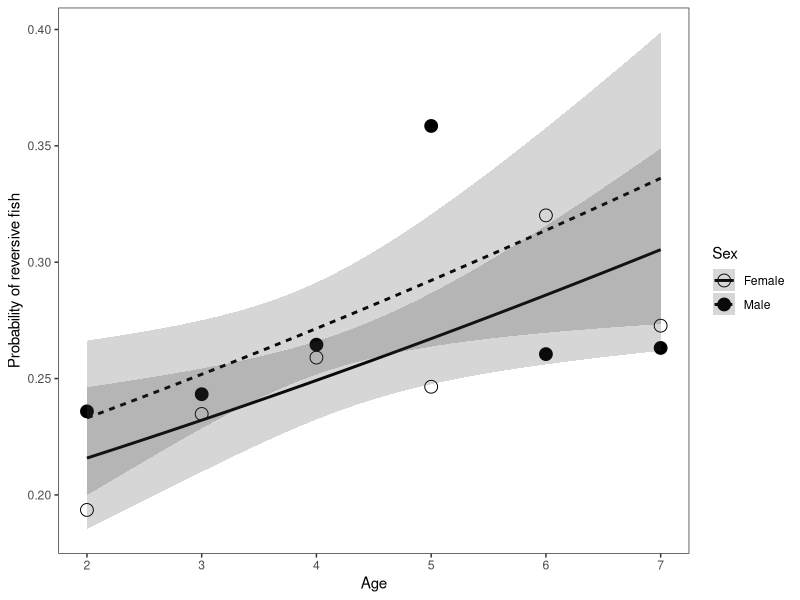
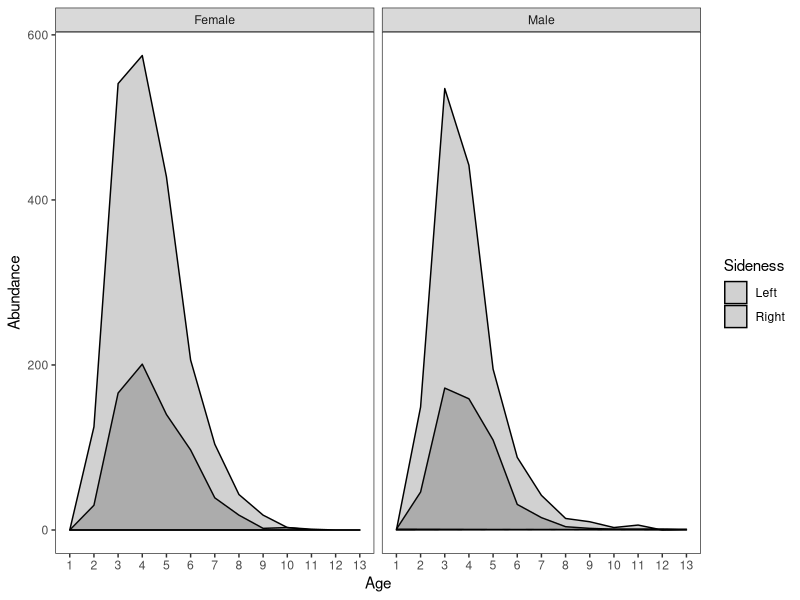
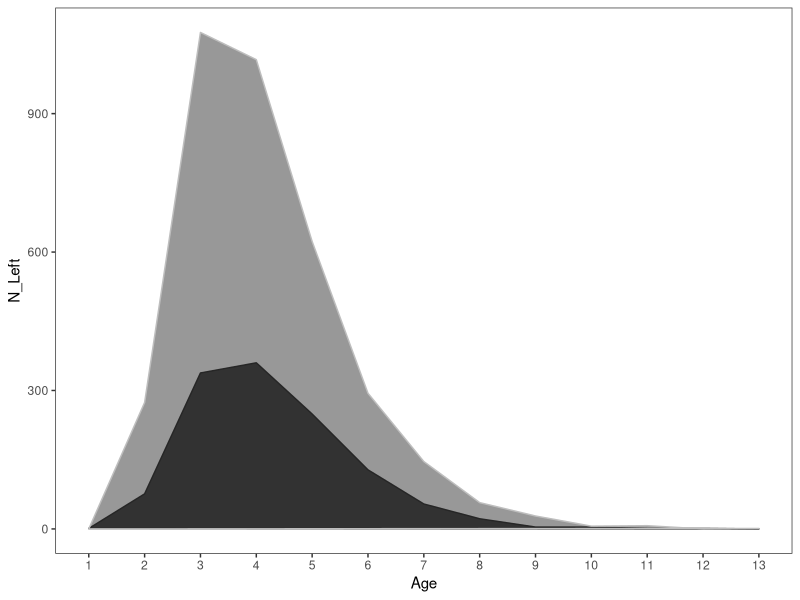

Here is the R script that generated these plots, in order: (Note: this script raises an error after producing the figures.)
## ---- chunk 1
library(knitr)
opts_chunk$set(echo = FALSE, warning = FALSE, message = FALSE)

## ---- chunk 2
library(mgcv)
library(ggplot2)
library(dplyr)
library(broom)
library(car)
library(reshape2)

options(knitr.kable.NA = '')




# Функция, задающая нумерацию рисунков

figRef <- local({
    tag <- numeric()
    created <- logical()
    used <- logical()
    function(label, caption, prefix = options("figcap.prefix"), 
        sep = options("figcap.sep"), prefix.highlight = options("figcap.prefix.highlight")) {
        i <- which(names(tag) == label)
        if (length(i) == 0) {
            i <- length(tag) + 1
            tag <<- c(tag, i)
            names(tag)[length(tag)] <<- label
            used <<- c(used, FALSE)
            names(used)[length(used)] <<- label
            created <<- c(created, FALSE)
            names(created)[length(created)] <<- label
        }
        if (!missing(caption)) {
            created[label] <<- TRUE
            paste0(prefix.highlight, prefix, " ", i, sep, prefix.highlight, 
                " ", caption)
        } else {
            used[label] <<- TRUE
            paste(prefix, tag[label])
        }
    }
})

options(figcap.prefix = "Рисунок", figcap.sep = ".", figcap.prefix.highlight = "**")



theme_set(theme_bw())

age_all <- read.table("Data/age_Onega.csv", sep = ",", header = T, dec = ".")

age <- age_all %>% filter(Age %in% 2:7)

## ---- chunk 3
Mod_age_continous <- glm(cbind(N_Left, N_Right) ~ Age*Sex, family = "binomial", data = age)

# Mod_age_continous <- gam(cbind(N_Left, N_Right) ~ s(Age, k = 8) + Sex, family = "binomial", data = age)

Mod_parametric <- tidy(Mod_age_continous, parametric = T)




## ---- chunk 4
kable(Mod_parametric, digits = 3, caption = c("Таблица 1. Параметры модели."))

## ---- chunk 5


# summary(Mod_age_continous)

new_data <- age %>% group_by(Sex) %>% do(data.frame(Age = seq(min(.$Age), max(.$Age), length.out = 100)))


predicted <- predict(Mod_age_continous, newdata = new_data, type = "response", se.fit = T)

new_data$fit <- predicted$fit

new_data$SE <- predicted$se.fit



# Left_perc <- age %>% group_by(Sex) %>% mutate(Age_class = ntile(n = 4)) %>% group_by(Sex, Age_class) %>% summarise(Left_perc = sum(N_Left)/(sum(N_Left) + sum(N_Right)), Age = mean(Age) )

Left_perc <- age %>% group_by(Sex, Age) %>% summarise(Left_perc = sum(N_Left)/(sum(N_Left) + sum(N_Right)))



ggplot(new_data, aes(x = Age, y = fit, linetype = Sex))+ 
  geom_point(data = Left_perc, aes(x = Age, y= Left_perc, fill = Sex), shape = 21, size = 4) +
  geom_line(size = 1) + geom_ribbon(aes(ymin = fit - 1.96*SE, ymax = fit + 1.96*SE), alpha = 0.2)  +
  scale_fill_manual(values = c("white", "black")) + labs(x = "Age", y = "Probability of reversive fish") +
  scale_x_continuous(breaks = seq(1, max(age$Age))) +
  theme(panel.grid = element_blank())

## ---- chunk 6
age_all2 <- melt(age_all, measure.vars = c("N_Left", "N_Right"))

age_all2$Sideness <- ifelse(age_all2$variable == "N_Right", "Right", "Left")

ggplot(age_all2, aes(x = Age, y = value, fill = Sideness)) + geom_polygon(alpha = 0.2, color = "black") + facet_wrap(~Sex) + labs(y = "Abundance") + scale_fill_manual(values = c("gray10", "gray10")) + theme(panel.grid = element_blank()) + scale_x_continuous(breaks = 1:max(age_all2$Age))
## ---- chunk 7

dd <- data.frame(Age = 1:13)

age_join <- cbind(dd, 
age_all %>% filter(Sex == "Female") %>% select(N_Right, N_Left) + age_all %>% filter(Sex == "Male") %>% select(N_Right, N_Left))

ggplot(age_join, aes(x = Age)) + geom_polygon(aes(y = N_Left),  color = "gray10") + 
  geom_polygon(aes(y = N_Right), alpha = 0.5, color = "gray") + theme(panel.grid = element_blank()) + scale_x_continuous(breaks = 1:max(age_join$Age))

## ---- chunk 8
R_right <- log(age_join$N_Right[2:(nrow(age_join))]) - log(age_join$N_Right[1:(nrow(age_join)-1)])

R_left <- log(age_join$N_Left[2:(nrow(age_join))]) - log(age_join$N_Left[1:(nrow(age_join)-1)])

R <- data.frame(Age = 1:(nrow(age_join)-1),R_right, R_left) 

# R <- R[-c(1, 2, 12), ]
# 
# R[, 2] <- ifelse(R[, 2] >= 1, NA, R[, 2])
# 
# R[, 3] <- ifelse(R[, 3] >= 1, NA, R[, 3])

R_melt <- melt(R, id.vars = "Age") %>% filter(!is.infinite(value)) %>% filter(value<0) 

Mod_dem <- lm(value ~ Age*variable, data = R_melt)

new_data <- expand.grid(Age = 0:13, variable = c("R_right", "R_left"))

new_data$R_predicted <-  predict(Mod_dem, new_data)



  ggplot(aes(x = Age, y = value, color = variable)) + geom_point() + geom_smooth(method = "lm", se = F)

## ---- chunk 9
